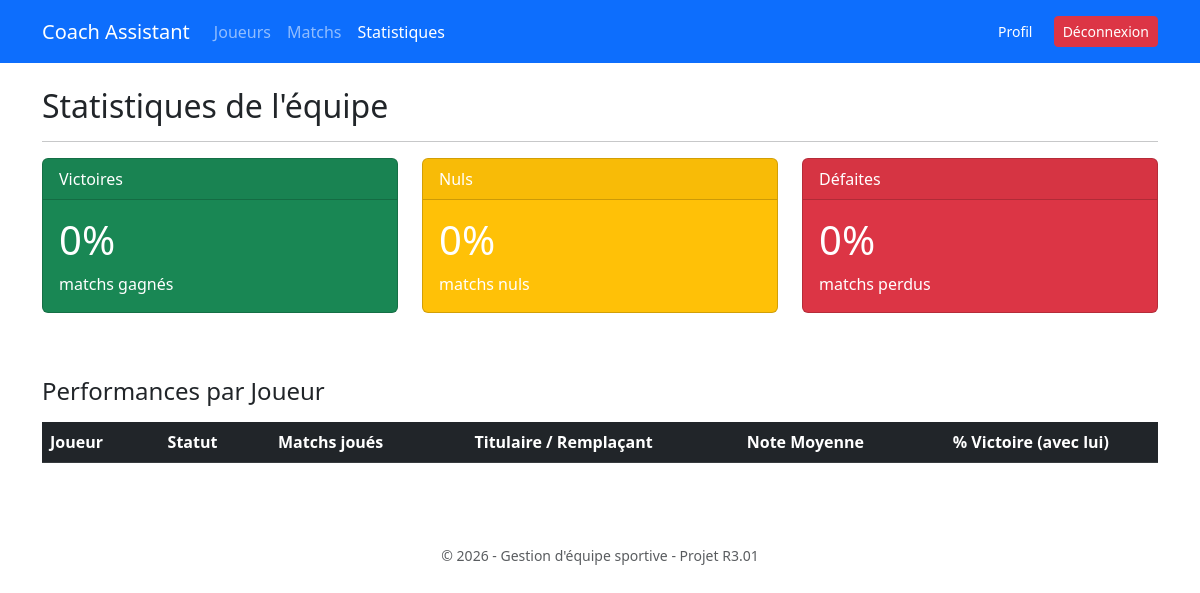
The page /index.php?page=stats (signed in) on the database as committed earlier.
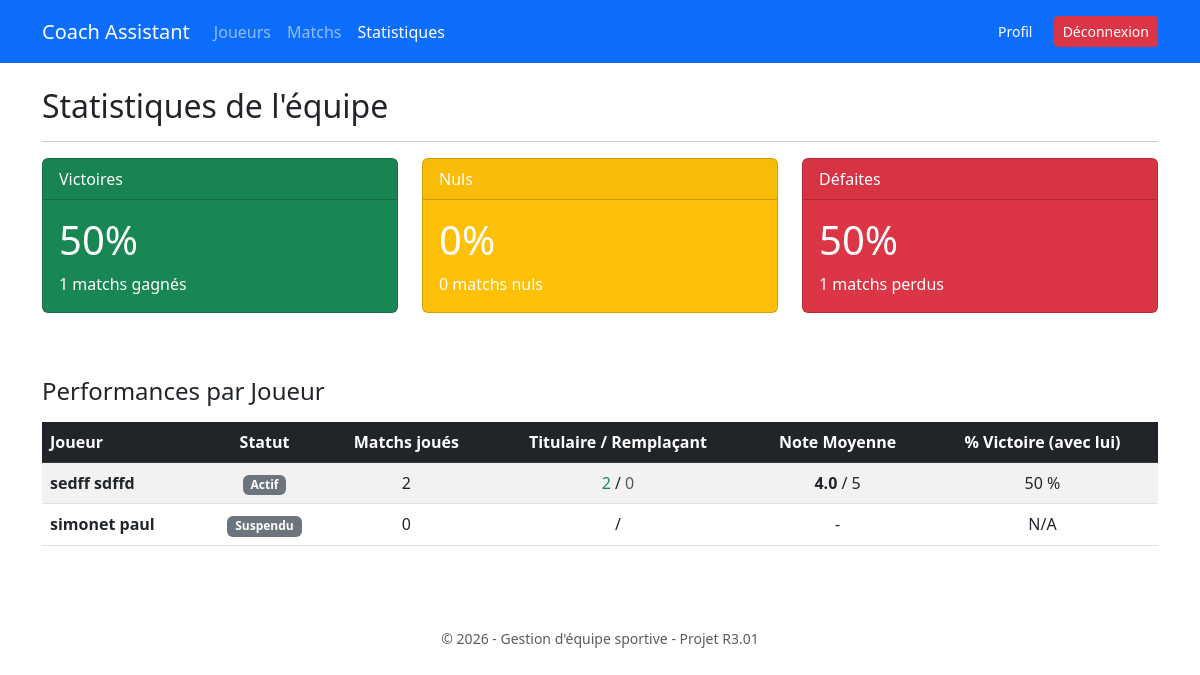
The same page on the database as committed later.
### tables this page shows
CREATE TABLE `joueur` (
  `id_joueur` int(11) NOT NULL,
  `nom` varchar(50) NOT NULL,
  `prenom` varchar(50) NOT NULL,
  `numero_licence` varchar(50) NOT NULL,
  `date_naissance` date NOT NULL,
  `taille` int(11) DEFAULT NULL COMMENT 'en cm',
  `poids` decimal(5,2) DEFAULT NULL COMMENT 'en kg',
  `statut` enum('Actif','Blessé','Suspendu','Absent') DEFAULT 'Actif',
  `commentaire` text DEFAULT NULL
);

### controllers/StatController.php (called while the page is built, shortened)
<?php
class StatController {
    public function index() {
        $model = new StatModel();
        $globalStats = $model->getGlobalStats();
        $joueurStats = $model->getJoueurStats();
        $total = $globalStats['total'] > 0 ? $globalStats['total'] : 1;
        $pctGagne = round(($globalStats['gagnes'] / $total) * 100, 1);
        $pctPerdu = round(($globalStats['perdus'] / $total) * 100, 1);
        $pctNul = round(($globalStats['nuls'] / $total) * 100, 1);
        require_once "../views/layout.php";
    }
}
?>

### config/DBConnection.php (called while the page is built)
<?php
class DBConnection {
    private static $instance = null;
    private $pdo;
    private function __construct() {
        $host = 'localhost';
        $dbname = 'gestion_sport';
        $user = 'root';
        $pass = '';
        try {
            $this->pdo = new PDO("mysql:host=$host;dbname=$dbname;charset=utf8", $user, $pass);
            $this->pdo->setAttribute(PDO::ATTR_ERRMODE, PDO::ERRMODE_EXCEPTION);
            $this->pdo->setAttribute(PDO::ATTR_DEFAULT_FETCH_MODE, PDO::FETCH_ASSOC);
        } catch (PDOException $e) {
            die("Erreur connexion DB: " . $e->getMessage());
        }
    }
    public static function getInstance() {
        if (self::$instance === null) {
            self::$instance = new DBConnection();
        }
        return self::$instance;
    }
    public function getPDO() {
        return $this->pdo;
    }
}
?>

### models/StatModel.php (called while the page is built)
<?php
class StatModel {
    private $pdo;
    public function __construct() {
        $this->pdo = DBConnection::getInstance()->getPDO();
    }
    public function getGlobalStats() {
        $sql = "SELECT
                    COUNT(*) as total,
                    SUM(CASE WHEN resultat_equipe > resultat_adverse THEN 1 ELSE 0 END) as gagnes,
                    SUM(CASE WHEN resultat_equipe < resultat_adverse THEN 1 ELSE 0 END) as perdus,
                    SUM(CASE WHEN resultat_equipe = resultat_adverse THEN 1 ELSE 0 END) as nuls
                FROM match_rencontre
                WHERE resultat_equipe IS NOT NULL";
        $stmt = $this->pdo->query($sql);
        return $stmt->fetch();
    }
    public function getJoueurStats() {
        $sql = "SELECT
                    j.id_joueur, j.nom, j.prenom, j.statut, j.numero_licence,
                    COUNT(p.id_match) as nb_matchs,
                    SUM(p.est_titulaire) as nb_titularisations,
                    (COUNT(p.id_match) - SUM(p.est_titulaire)) as nb_remplacements,
                    AVG(p.evaluation) as moyenne_note,
                    (SUM(CASE WHEN m.resultat_equipe > m.resultat_adverse THEN 1 ELSE 0 END) / COUNT(p.id_match) * 100) as pct_victoire
                FROM joueur j
                LEFT JOIN participer p ON j.id_joueur = p.id_joueur
                LEFT JOIN match_rencontre m ON p.id_match = m.id_match
                GROUP BY j.id_joueur
                ORDER BY nb_matchs DESC";
        $stmt = $this->pdo->query($sql);
        return $stmt->fetchAll();
    }
}
?>

### views/stats/index.php (the view)
<div class="row mb-5">
    <div class="col-md-4">
        <div class="card text-white bg-success mb-3">
            <div class="card-header">Victoires</div>
            <div class="card-body">
                <h1 class="card-title"><?= $pctGagne ?>%</h1>
                <p class="card-text"><?= $globalStats['gagnes'] ?> matchs gagnés</p>
            </div>
        </div>
    </div>
    <div class="col-md-4">
        <div class="card text-white bg-warning mb-3">
            <div class="card-header">Nuls</div>
            <div class="card-body">
                <h1 class="card-title"><?= $pctNul ?>%</h1>
                <p class="card-text"><?= $globalStats['nuls'] ?> matchs nuls</p>
            </div>
        </div>
    </div>
    <div class="col-md-4">
        <div class="card text-white bg-danger mb-3">
            <div class="card-header">Défaites</div>
            <div class="card-body">
                <h1 class="card-title"><?= $pctPerdu ?>%</h1>
                <p class="card-text"><?= $globalStats['perdus'] ?> matchs perdus</p>
            </div>
        </div>
    </div>
</div>
<h4 class="mb-3">Performances par Joueur</h4>
<div class="table-responsive">
    <table class="table table-striped table-hover text-center">
        <thead class="table-dark">
            <tr>
                <th class="text-start">Joueur</th>
                <th>Statut</th>
                <th>Matchs joués</th>
                <th>Titulaire / Remplaçant</th>
                <th>Note Moyenne</th>
                <th>% Victoire (avec lui)</th>
            </tr>
        </thead>
        <tbody>
            <?php foreach ($joueurStats as $stat): ?>
            <tr>
                <td class="text-start fw-bold">
                    <?= htmlspecialchars($stat['nom'] . ' ' . $stat['prenom']) ?>
                </td>
                <td>
                    <span class="badge bg-secondary"><?= $stat['statut'] ?></span>
                </td>
                <td><?= $stat['nb_matchs'] ?></td>
                <td>
                    <span class="text-success"><?= $stat['nb_titularisations'] ?></span> /
                    <span class="text-muted"><?= $stat['nb_remplacements'] ?></span>
                </td>
                <td>
                    <?php if ($stat['moyenne_note']): ?>
                        <strong><?= number_format($stat['moyenne_note'], 1) ?></strong> / 5
                    <?php else: ?>
                        -
                    <?php endif; ?>
                </td>
                <td>
                    <?php if ($stat['nb_matchs'] > 0): ?>
                        <?= number_format($stat['pct_victoire'], 0) ?> %
                    <?php else: ?>
                        N/A
                    <?php endif; ?>
                </td>
            </tr>
            <?php endforeach; ?>
        </tbody>
    </table>
</div>

Rows that differ between the two databases and show on the page:
added joueur: nom+prenom "sedff sdffd", statut "Actif", nb_matchs "2", nb_titularisations "2", nb_remplacements "0", moyenne_note "4.0", pct_victoire "50"
added joueur: nom+prenom "simonet paul", statut "Suspendu", nb_matchs "0", shows "N/A"
Other text that changed with them:
$pctGagne: "0" → "50"
$globalStats['gagnes']: (not shown) → "1"
$globalStats['nuls']: (not shown) → "0"
$pctPerdu: "0" → "50"
$globalStats['perdus']: (not shown) → "1"
